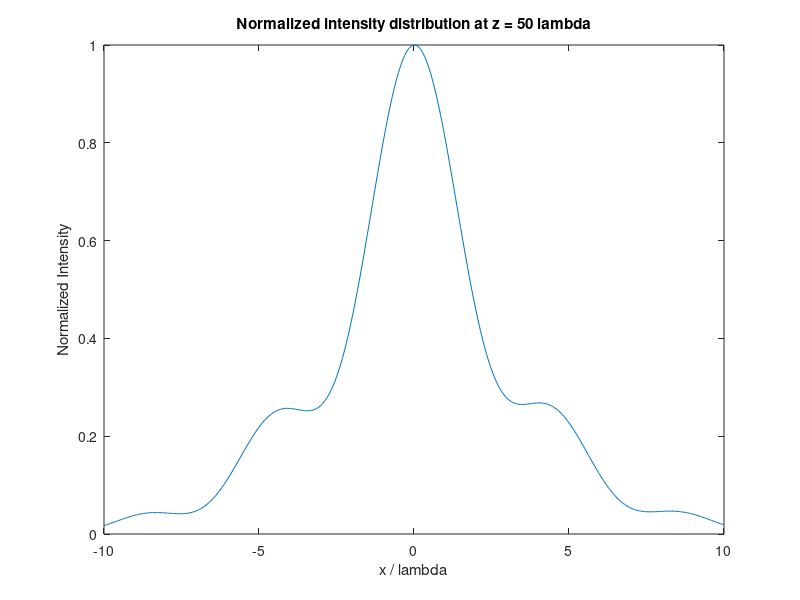
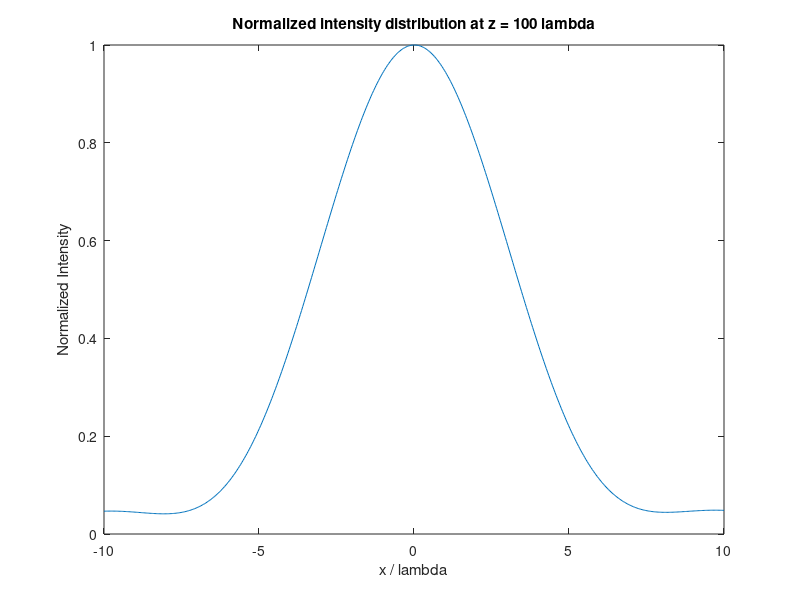

Reproduce these figures in MATLAB, in order.
clc; close all; clear all;

% Параметры
lambda = 532e-9; % длина волны в метрах
k = 2*pi / lambda; % волновое число
R = 15 * lambda / 2; % радиус апертуры
U0 = 1; % амплитуда волны на апертуре
z_values = [50 * lambda, 100 * lambda]; % расстояния от экрана
x_values = linspace(-10*lambda, 10*lambda, 500); % значения x для расчета

% Функция для расчета U
function U = calc_U(x, z, k, R, U0, lambda)
    r = linspace(0, R, 100); % Радиальные координаты
    theta = linspace(0, 2*pi, 100); % Угловые координаты

    [R_mesh, Theta_mesh] = meshgrid(r, theta); % Создаем сетку координат
    X_mesh = R_mesh .* cos(Theta_mesh); % Преобразование в декартовы координаты
    Y_mesh = R_mesh .* sin(Theta_mesh);

    % Расчет расстояния до каждой точки апертуры
    S_mesh = sqrt((x - X_mesh).^2 + Y_mesh.^2 + z^2);

    % Интегрирование с использованием векторизации
    dA = R_mesh .* lambda^2; % Элемент площади в полярных координатах
    U_integral = exp(i*k*S_mesh) ./ S_mesh .* (1 + i*k./S_mesh) .* dA;
    U = sum(U_integral(:)) * U0 / (i * lambda);
end

% Расчет и визуализация
for z = z_values
    U_x = arrayfun(@(x) calc_U(x, z, k, R, U0, lambda), x_values);
    I_x = abs(U_x).^2;

    % Нормализация интенсивности
    I_x = I_x / max(I_x);

    figure;
    plot(x_values / lambda, I_x);
    xlabel('x / lambda');
    ylabel('Normalized Intensity');
    title(['Normalized intensity distribution at z = ', num2str(z/lambda), ' lambda']);
end

